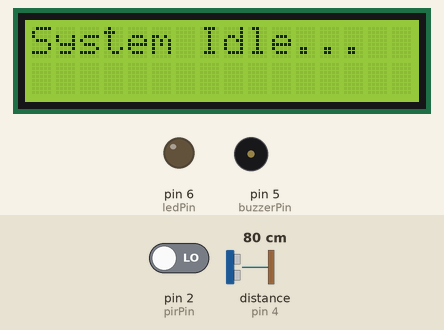
A sketch run on a simulated Arduino Uno, built with avr-gcc and run on an emulated ATmega328P. Shown: 16×2 character LCD, output pins drawn as LEDs (lit = HIGH), buzzer (waves = sounding). The test bench sets the inputs (shaded band); at power-on: pin 2 (pirPin) LOW, distance to the obstacle (sensor on pin 4) 80 cm. The echo pulse lasts 58.3 µs per cm; pins used as bus, display or sensor lines are not drawn.

Above: at 3.2 s.
3.3 s: pin 2 (pirPin) driven HIGH
At 4.9 s:
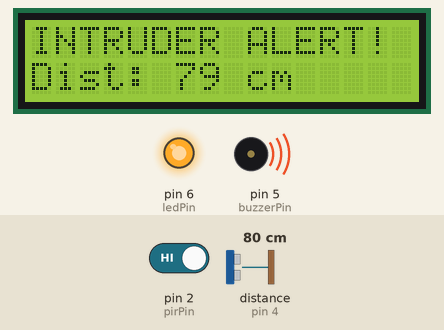
7.3 s: distance to the obstacle (sensor on pin 4) set to 2 cm
At 9.5 s:
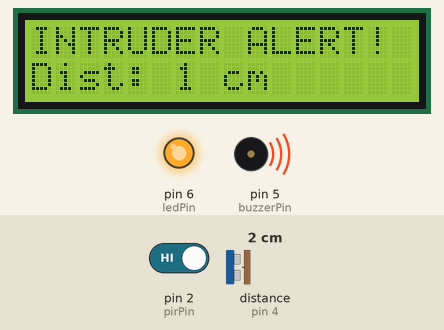
11.3 s: distance to the obstacle (sensor on pin 4) set to 4 cm
At 13.0 s:
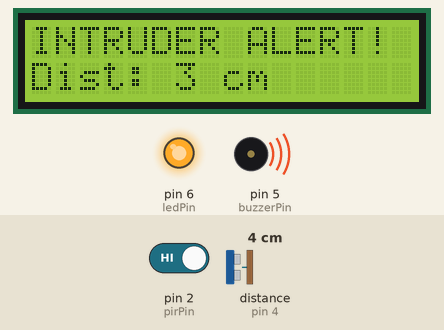
15.3 s: distance to the obstacle (sensor on pin 4) set to 9 cm
At 16.4 s:
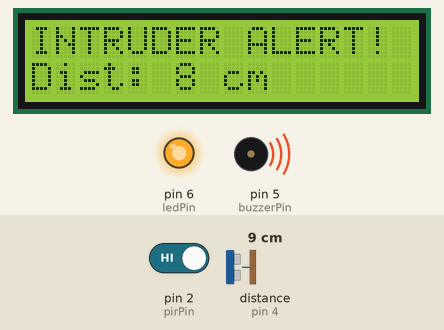
19.3 s: pin 2 (pirPin) driven LOW
At 20.4 s:
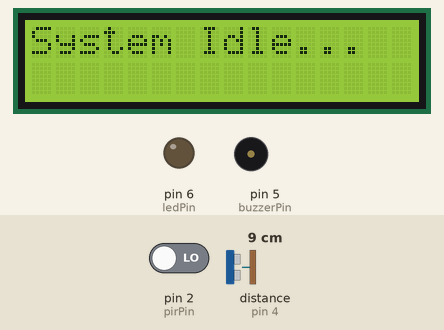
Timing chart, 0 to 21.8 s (numbered marks = the images above; inputs shaded):
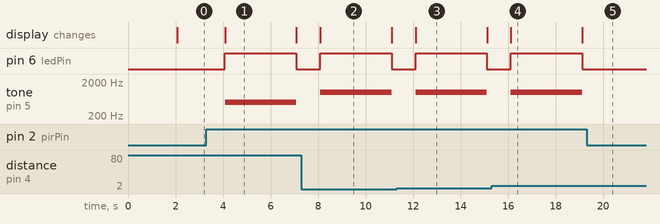

The sketch:

main.ino
```cpp
#include <LiquidCrystal.h>

// LCD pin setup: RS, E, D4, D5, D6, D7
LiquidCrystal lcd(7, 8, 9, 10, 11, 12);

// Pin Definitions
const int pirPin = 2;         // PIR sensor output
const int trigPin = 3;        // Ultrasonic TRIG
const int echoPin = 4;        // Ultrasonic ECHO
const int buzzerPin = 5;      // Buzzer
const int ledPin = 6;         // LED (optional)

// Variables
long duration;
int distance;

void setup() {
  pinMode(pirPin, INPUT);
  pinMode(trigPin, OUTPUT);
  pinMode(echoPin, INPUT);
  pinMode(buzzerPin, OUTPUT);
  pinMode(ledPin, OUTPUT);

  lcd.begin(16, 2);               // Initialize LCD 16x2
  lcd.print("System Armed");      // Show startup message
  delay(2000);
  lcd.clear();
}

void loop() {
  int motion = digitalRead(pirPin);

  if (motion == HIGH) {
    // Motion Detected!
    digitalWrite(ledPin, HIGH);

    // Trigger Ultrasonic Pulse
    digitalWrite(trigPin, LOW);
    delayMicroseconds(2);
    digitalWrite(trigPin, HIGH);
    delayMicroseconds(10);
    digitalWrite(trigPin, LOW);

    // Calculate Distance
    duration = pulseIn(echoPin, HIGH);
    distance = duration * 0.034 / 2;

    // Show alert on LCD
    lcd.clear();
    lcd.setCursor(0, 0);
    lcd.print("INTRUDER ALERT!");
    lcd.setCursor(0, 1);
    lcd.print("Dist: ");
    lcd.print(distance);
    lcd.print(" cm");

    // Buzzer logic
    if (distance < 50) {
      tone(buzzerPin, 1000);  // Louder/continuous
    } else {
      tone(buzzerPin, 500);   // Softer
    }

    delay(3000); // Stay active for 3 seconds

    noTone(buzzerPin);
    digitalWrite(ledPin, LOW);
    lcd.clear();
    lcd.print("System Idle...");
    delay(1000);
  } else {
    // No Motion
    digitalWrite(ledPin, LOW);
    noTone(buzzerPin);
    lcd.clear();
    lcd.setCursor(0, 0);
    lcd.print("System Idle...");
    delay(1000);
  }
}
```

Measured:
- after the input at 3.3 s, pin 6 (ledPin): LOW → HIGH after 0.77 s, → LOW 3.0 s later; tone on pin 5 (buzzerPin): silent → 500 Hz after 0.79 s, → silent 3.0 s later; the display: changes after 0.79 s (image 1)
- after the input at 7.3 s, the display: changes after 0.80 s (image 2)
- after the input at 11.3 s, the display: changes after 0.81 s (image 3)
- after the input at 15.3 s, the display: changes after 0.82 s (image 4)
- after the input at 19.3 s, pin 6 (ledPin): stays LOW (without the input it goes to HIGH after 0.82 s); tone on pin 5 (buzzerPin): stays silent (without the input it goes to 1000 Hz after 0.83 s)
- what the display in image 1 shows lasts 3.0 s, from 4.1 s to 7.1 s
